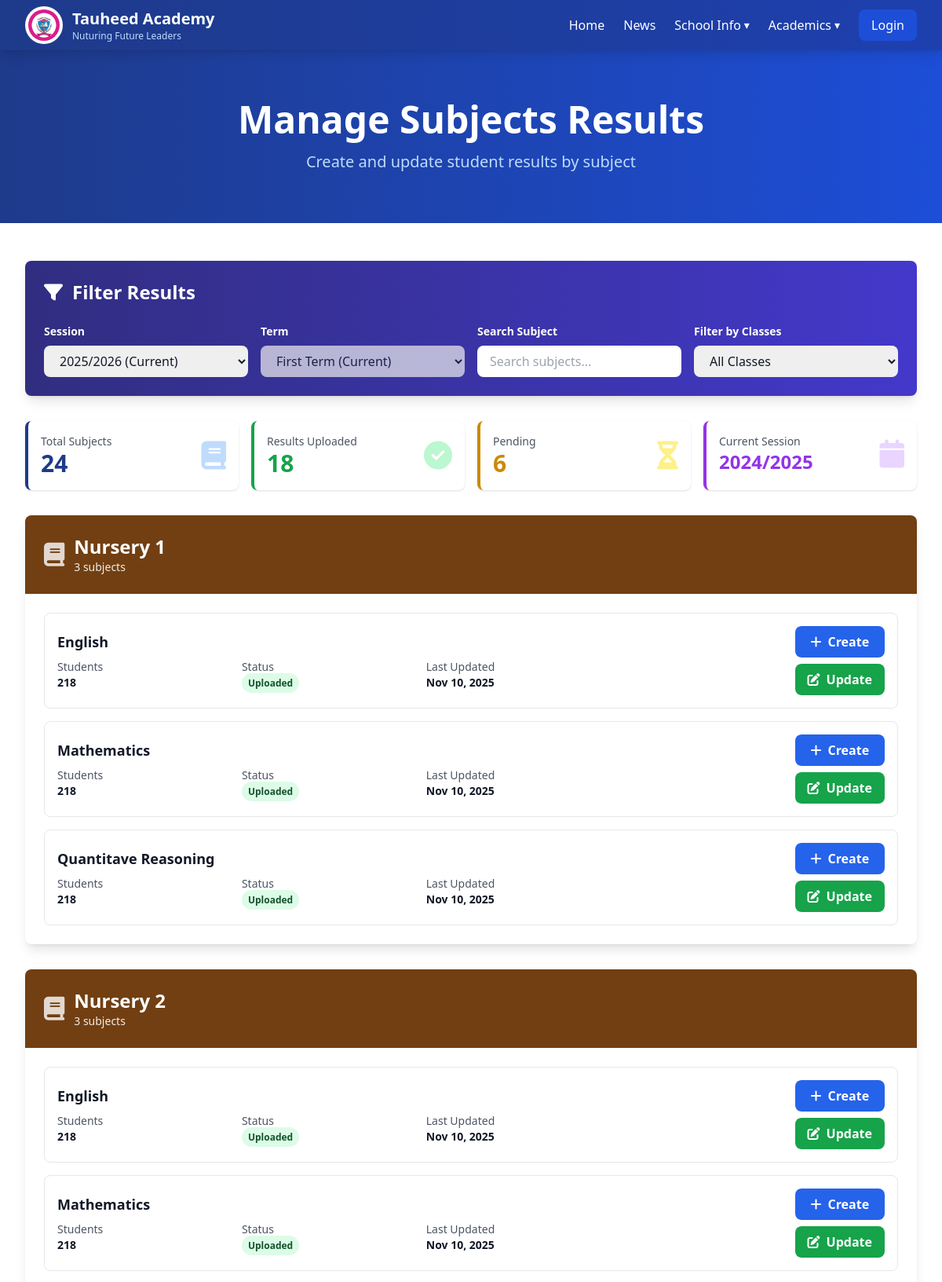
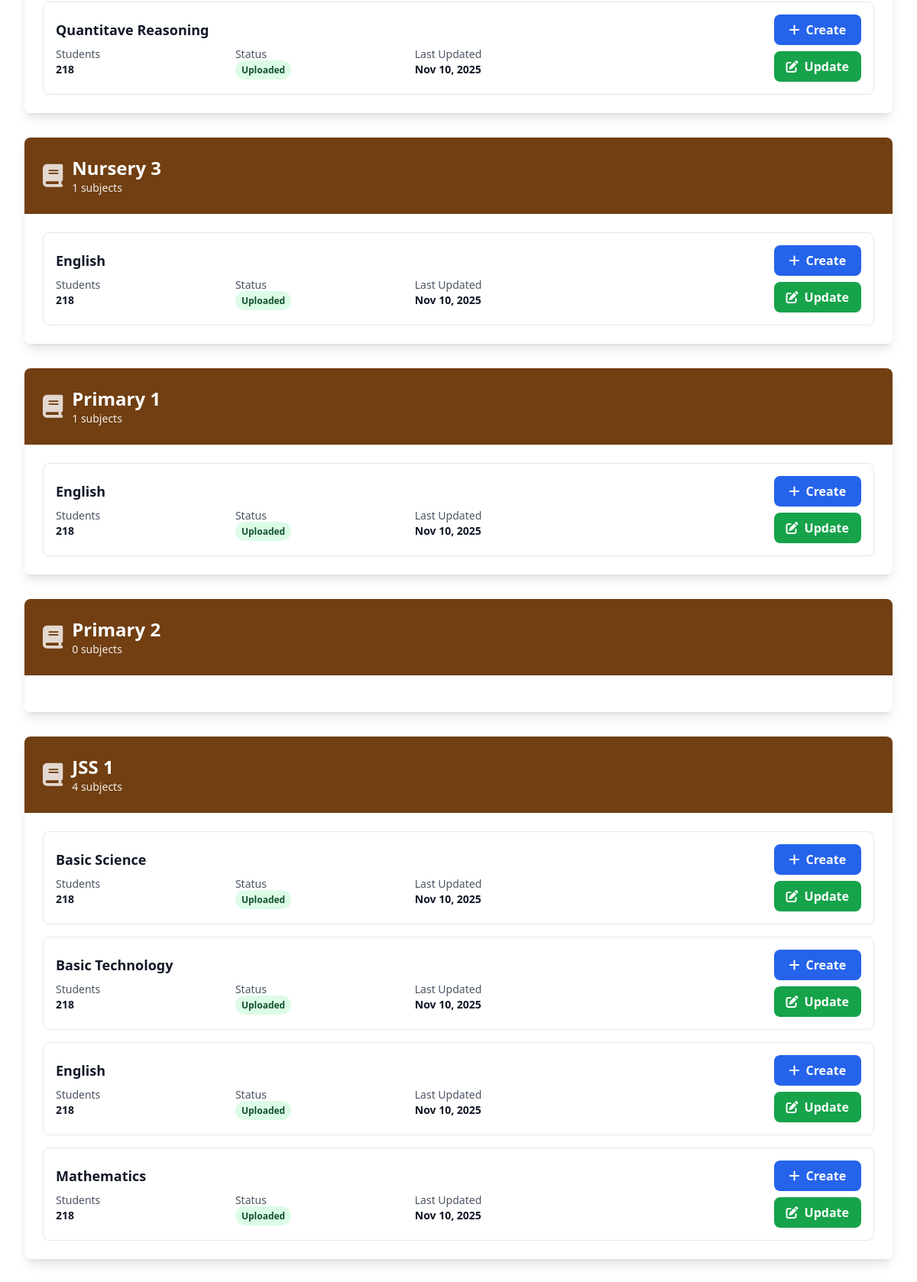
/pages/results-management/index.php (upper part), run on the app's committed database (2 pictures, top to bottom).
### tables this page shows
CREATE TABLE `schools` (
  `id` int(11) NOT NULL,
  `name` varchar(150) NOT NULL,
  `motto` varchar(255) DEFAULT NULL,
  `address` varchar(255) DEFAULT NULL,
  `phone` varchar(20) DEFAULT NULL,
  `email` varchar(100) DEFAULT NULL,
  `whatsapp_number` varchar(20) DEFAULT NULL,
  `facebook` varchar(255) DEFAULT NULL,
  `twitter` varchar(255) DEFAULT NULL,
  `instagram` varchar(255) DEFAULT NULL,
  `logo_path` varchar(255) DEFAULT NULL,
  `created_at` timestamp NOT NULL DEFAULT current_timestamp(),
  `updated_at` timestamp NOT NULL DEFAULT current_timestamp() ON UPDATE current_timestamp(),
  `deleted_at` datetime DEFAULT NULL
);

CREATE TABLE `terms` (
  `id` int(11) NOT NULL,
  `name` varchar(100) NOT NULL,
  `session_id` int(11) NOT NULL,
  `start_date` date DEFAULT NULL,
  `end_date` date DEFAULT NULL,
  `status` enum('pending','ongoing','finished') DEFAULT 'pending',
  `created_at` timestamp NOT NULL DEFAULT current_timestamp(),
  `updated_at` timestamp NOT NULL DEFAULT current_timestamp() ON UPDATE current_timestamp(),
  `deleted_at` datetime DEFAULT NULL
);

CREATE TABLE `sessions` (
  `id` int(11) NOT NULL,
  `name` varchar(100) NOT NULL,
  `start_date` date DEFAULT NULL,
  `end_date` date DEFAULT NULL,
  `status` enum('pending','ongoing','finished') DEFAULT 'pending',
  `created_at` timestamp NOT NULL DEFAULT current_timestamp(),
  `updated_at` timestamp NOT NULL DEFAULT current_timestamp() ON UPDATE current_timestamp(),
  `deleted_at` datetime DEFAULT NULL
);

CREATE TABLE `classes` (
  `id` int(11) NOT NULL,
  `section_id` int(11) NOT NULL,
  `name` varchar(100) NOT NULL,
  `created_at` timestamp NOT NULL DEFAULT current_timestamp(),
  `updated_at` timestamp NOT NULL DEFAULT current_timestamp() ON UPDATE current_timestamp(),
  `level` int(11) NOT NULL,
  `deleted_at` datetime DEFAULT NULL
);

CREATE TABLE `subjects` (
  `id` int(11) NOT NULL,
  `name` varchar(100) NOT NULL,
  `created_at` timestamp NOT NULL DEFAULT current_timestamp(),
  `updated_at` timestamp NOT NULL DEFAULT current_timestamp() ON UPDATE current_timestamp(),
  `deleted_at` datetime DEFAULT NULL
);

### pages/results-management/index.php (the view, shortened to what the rows shown need)
<?php
include(__DIR__ . '/../../includes/header.php');
$stmt = $conn->prepare("
    SELECT
        classes.id AS class_id,
        classes.name AS class_name,
        subjects.id AS subject_id,
        subjects.name AS subject_name,
        teachers.id AS teacher_id,
        teachers.name AS teacher_name,
        sections.name AS section_name,
        class_subjects.id AS class_subject_id
    FROM classes
    LEFT JOIN class_subjects
        ON classes.id = class_subjects.class_id
    LEFT JOIN subjects
        ON class_subjects.subject_id = subjects.id
        AND subjects.deleted_at IS NULL
    LEFT JOIN teachers
        ON class_subjects.teacher_id = teachers.id
    LEFT JOIN sections
        ON classes.section_id = sections.id
    WHERE classes.deleted_at IS NULL
      AND sections.deleted_at IS NULL
    ORDER BY classes.level, subjects.name
");
$stmt->execute();
$result = $stmt->get_result();
$classes = [];
while ($row = $result->fetch_assoc()) {
    $classId = $row['class_id'];
    if (!isset($classes[$classId])) {
        $classes[$classId] = [
            'id' => $row['class_id'],
            'name' => $row['class_name'],
            'section_name' => $row['section_name'],
            'subjects' => []
        ];
    }
    if (!empty($row['subject_id'])) {
        $classes[$classId]['subjects'][] = [
            'class_subject_id' => $row['class_subject_id'],
            'id' => $row['subject_id'],
            'name' => $row['subject_name'],
            'teacher' => $row['teacher_name'] ?: 'No teacher assigned'
        ];
    }
}
$classes = array_values($classes);
$sessions = selectAllData('sessions');
$stmt = $conn->prepare("SELECT * from terms where deleted_at is null and status = ?");
$ongoing = 'ongoing';
$stmt->bind_param('s', $ongoing);
$stmt->execute();
$current_term = $stmt->get_result()->fetch_assoc();
?>
<body class="bg-gray-50">
    <?php include(__DIR__ . '/../../includes/nav.php'); ?>
    <section
        class="bg-gradient-to-r from-blue-900 to-blue-700 text-white py-16">
        <div class="max-w-7xl mx-auto px-4 sm:px-6 lg:px-8 text-center">
            <h1 class="text-4xl md:text-5xl font-bold mb-4">
                Manage Subjects Results
            </h1>
        </div>
    </section>
    <section class="py-12 bg-white">
        <div class="max-w-7xl mx-auto px-4 sm:px-6 lg:px-8">
            <div
                class="bg-gradient-to-r from-indigo-900 to-indigo-700 text-white rounded-lg shadow-lg p-6 mb-8">
                <h2 class="text-2xl font-bold mb-6 flex items-center gap-3">
                    <i class="fas fa-filter"></i>Filter Results
                </h2>
                <div class="grid md:grid-cols-4 gap-4">
                    <div>
                        <label class="block text-sm font-semibold mb-2">Session</label>
                        <select
                            id="sessionSelect"
                            class="w-full px-4 py-2 rounded-lg text-gray-900 focus:outline-none focus:ring-2 focus:ring-indigo-400">
                            <?php foreach ($sessions as $session): ?>
                                <option value="<?= $session['id'] ?>" <?= $current_term['session_id'] === $session['id'] ? "selected" : '' ?>><?= $session['name'] ?> <?= $current_term['session_id'] === $session['id'] ? "(Current)" : '' ?></option>
                            <?php endforeach ?>
                        </select>
                    </div>
                </div>
            </div>
            <div id="sectionsContainer" class="space-y-8">
                <?php foreach ($classes as $class) : ?>
                    <div
                        class="section-container bg-white rounded-lg shadow-lg overflow-hidden"
                        data-class="<?= $class['name'] ?>">
                        <div class="bg-yellow-900 text-white p-6 flex items-center gap-3">
                            <i class="fas fa-book text-3xl opacity-80"></i>
                            <div>
                                <h2 class="text-2xl font-bold"><?= $class['name'] ?></h2>
                                <p class="text-sm opacity-90"><?= count($class['subjects']) ?> subjects</p>
                            </div>
                        </div>
                        <div class="p-6 space-y-4">
                            <?php foreach ($class['subjects'] as $subject) : ?>
                                <div
                                    class="subject-item border border-gray-200 rounded-lg p-4 hover:shadow-md transition"
                                    data-subject="<?= $subject['name'] ?>"
                                    data-class="<?= $class['name'] ?>">
                                    <div
                                        class="flex flex-col md:flex-row md:items-center md:justify-between gap-4">
                                        <div class="flex-1">
                                            <h3 class="text-lg font-bold text-gray-900 mb-2">
                                                <?= $subject['name'] ?>
                                            </h3>
                                            <div class="grid grid-cols-2 md:grid-cols-4 gap-4 text-sm">
                                                <div>
                                                    <p class="text-gray-600">Students</p>
                                                    <p class="font-semibold text-gray-900">218</p>
                                                </div>
                                                <div>
                                                    <p class="text-gray-600">Status</p>
                                                    <span
                                                        class="px-2 py-1 bg-green-100 text-green-900 rounded-full text-xs font-semibold">Uploaded</span>
                                                </div>
                                                <div>
                                                    <p class="text-gray-600">Last Updated</p>
                                                    <p class="font-semibold text-gray-900">Nov 10, 2025</p>
                                                </div>
                                            </div>
                                        </div>
                                        <div class="flex flex-col gap-2 md:w-auto">
                                            <a
                                                href="<?= route('upload-results') . '?subject_id=' . $subject['id'] . '&class_id=' . $class['id'] ?>"
                                                class="createResultBtn bg-blue-600 hover:bg-blue-700 text-white font-semibold py-2 px-4 rounded-lg transition flex items-center justify-center gap-2">
                                                <i class="fas fa-plus"></i> Create
                                            </a>
                                            <a
                                                href="<?= route('update-results') . '?subject_id=' . $subject['id'] . '&class_id=' . $class['id'] ?>"
                                                class="updateResultBtn bg-green-600 hover:bg-green-700 text-white font-semibold py-2 px-4 rounded-lg transition flex items-center justify-center gap-2">
                                                <i class="fas fa-edit"></i> Update
                                            </a>
                                        </div>
                                    </div>
                                </div>
                            <?php endforeach; ?>
                        </div>
                    </div>
                <?php endforeach ?>
            </div>
        </div>
    </section>
</body>
</html>

### includes/nav.php (shortened to what the rows shown need)
<nav class="bg-gradient-to-r from-blue-900 to-blue-800 text-white sticky top-0 z-50 shadow-lg">
    <div class="max-w-7xl mx-auto px-4 sm:px-6 lg:px-8">
        <div class="flex justify-between items-center h-16">
            <div class="flex items-center gap-3">
                <div>
                    <h1 class="text-xl font-bold"><?= $school['name'] ?? 'Tauheed Academy' ?></h1>
                    <p class="text-xs text-blue-200"><?= $school['motto'] ?? '' ?></p>
                </div>
            </div>
        </div>
    </div>
</nav>

### data on the page
schools: name "Tauheed Academy", motto "Nuturing Future Leaders"
terms: session.name "2025/2026 (Current)"
classes: subjects.name "English", subjects.name "Mathematics", subjects.name "Quantitave Reasoning"
classes: subjects.name "English", subjects.name "Mathematics", subjects.name "Quantitave Reasoning"
classes: name "Nursery 3", count($class['subjects']) "1", subjects.name "English"
classes: name "Primary 1", count($class['subjects']) "1", subjects.name "English"
classes: name "Primary 2", count($class['subjects']) "0"
classes: subjects.name "Basic Science", subjects.name "Basic Technology", subjects.name "English", subjects.name "Mathematics"

### other printed values
$class['name'] "Nursery 1"
count($class['subjects']) "3"
$class['name'] "Nursery 2"
$class['name'] "JSS 1"
count($class['subjects']) "4"
form field value "First Term (Current)"
